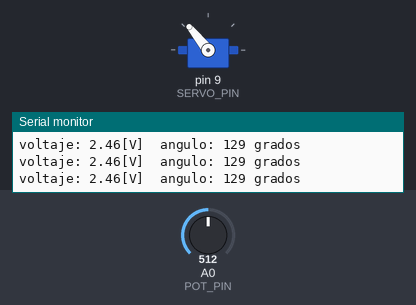
Bench run of a sketch on a simulated Arduino Uno, built with avr-gcc and run on an emulated ATmega328P. Shown: servo, the last lines printed to the serial monitor. The inputs (shaded band) are chosen by the test bench; at power-on: A0 (POT_PIN) = 512.

Above: at 1.2 s.
1.3 s: A0 (POT_PIN) set to 716
At 1.6 s:
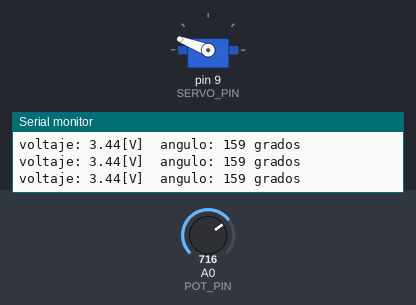
2.8 s: A0 (POT_PIN) set to 900
At 4.0 s:
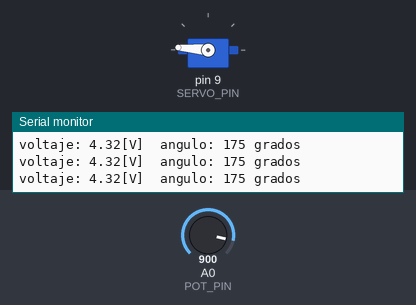
4.3 s: A0 (POT_PIN) set to 306
At 5.2 s:
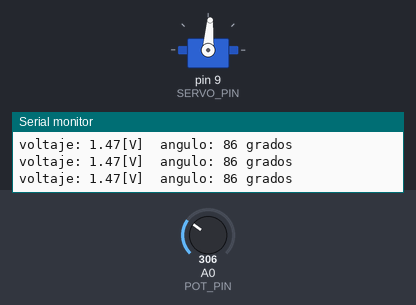
5.8 s: A0 (POT_PIN) set to 122
At 6.4 s:
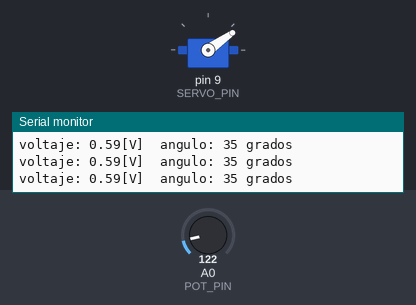
7.3 s: A0 (POT_PIN) set to 0
At 8.7 s:
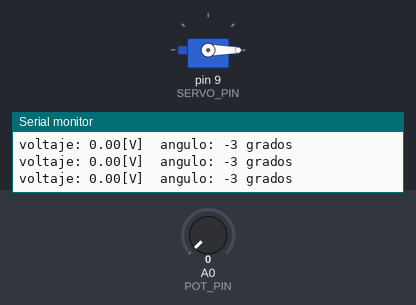
Timing chart, 0 to 9.8 s (numbered marks = the images above; inputs shaded):
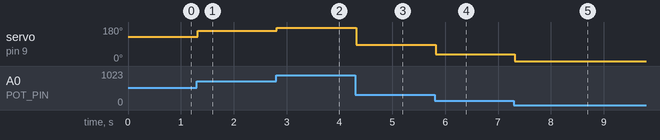

The sketch:

potenciometroLinealizado.ino
```cpp
#include <Servo.h>
#define SERVO_PIN 9
#define POT_PIN A0
Servo aguja;
int valor;
float voltaje;
int angulo;
void setup() {
  aguja.attach(SERVO_PIN);
  Serial.begin(9600);
}
void loop() {
  valor = analogRead(POT_PIN);
  voltaje = 0.0048 * valor;
  angulo = -6.8904*(voltaje * voltaje) + 71.155 * voltaje - 3.5819;
  aguja.write(angulo);
  Serial.print("voltaje: ");
  Serial.print(voltaje);
  Serial.print("[V]");
  Serial.print("  angulo: ");
  Serial.print(angulo);
  Serial.println(" grados");
}
```

Measured:
- after the input at 1.3 s, servo on pin 9 (SERVO_PIN): 129° → 159° at once
- after the input at 2.8 s, servo on pin 9 (SERVO_PIN): 159° → 175° at once
- after the input at 4.3 s, servo on pin 9 (SERVO_PIN): 175° → 86° at once
- after the input at 5.8 s, servo on pin 9 (SERVO_PIN): 86° → 35° at once
- after the input at 7.3 s, servo on pin 9 (SERVO_PIN): 35° → 0° at once
